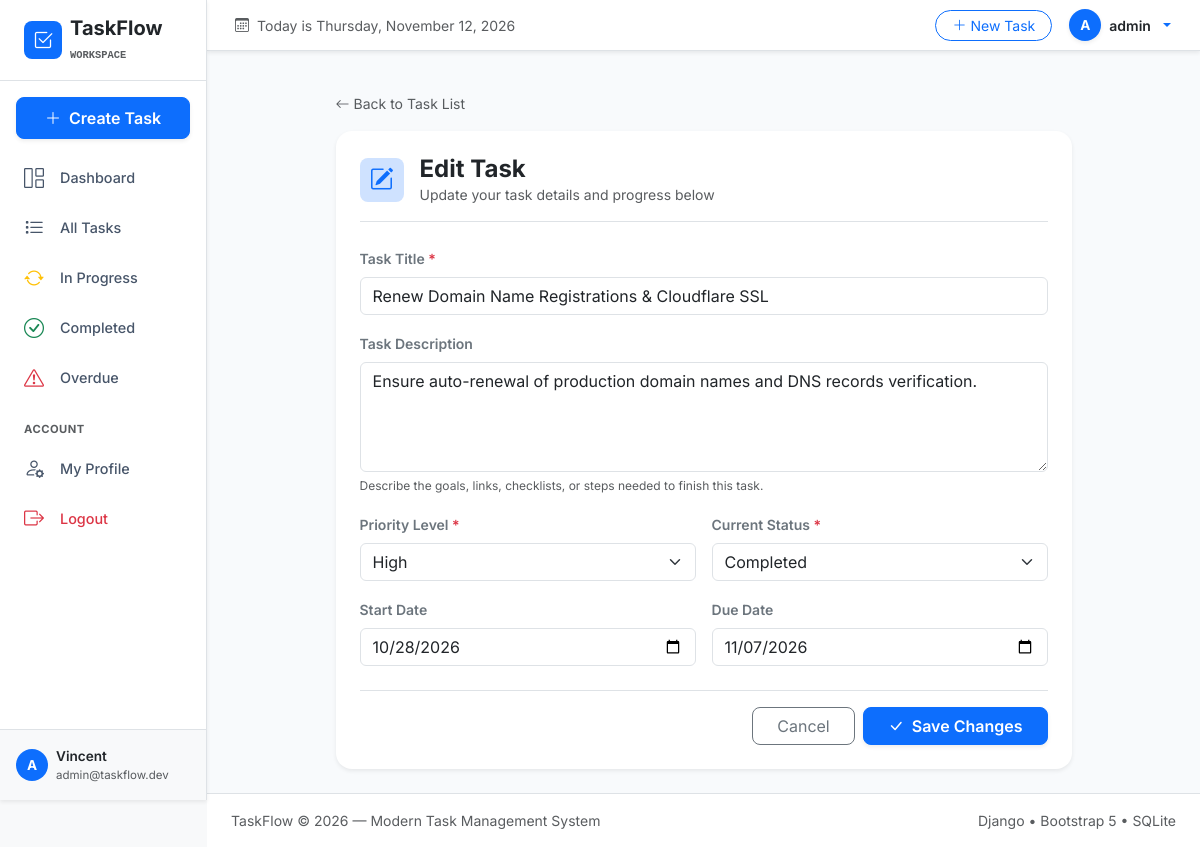
The page /tasks/8/edit/ (signed in) on the database its author committed.
### tasks/models.py (models this page shows, shortened)
class Task(models.Model):
    PRIORITY_CHOICES = [
        ('Low', 'Low'),
        ('Medium', 'Medium'),
        ('High', 'High'),
    ]
    STATUS_CHOICES = [
        ('Pending', 'Pending'),
        ('In Progress', 'In Progress'),
        ('Completed', 'Completed'),
    ]
    user = models.ForeignKey(
        User,
        on_delete=models.CASCADE,
        related_name='tasks'
    )
    title = models.CharField(max_length=200)
    description = models.TextField(blank=True)
    priority = models.CharField(
        max_length=10,
        choices=PRIORITY_CHOICES,
        default='Medium'
    )
    status = models.CharField(
        max_length=15,
        choices=STATUS_CHOICES,
        default='Pending'
    )
    start_date = models.DateField(null=True, blank=True)
    due_date = models.DateField(null=True, blank=True)
    created_at = models.DateTimeField(auto_now_add=True)
    updated_at = models.DateTimeField(auto_now=True)
    class Meta:
        ordering = ['-created_at']
        verbose_name = 'Task'
        verbose_name_plural = 'Tasks'

### tasks/views.py (the view)
# urls.py: path('tasks/<int:pk>/edit/', views.task_update, name='task_update'),
@login_required
def task_update(request, pk):
    task = get_object_or_404(Task, pk=pk, user=request.user)
    if request.method == 'POST':
        form = TaskForm(request.POST, instance=task)
        if form.is_valid():
            form.save()
            messages.success(request, f"Task '{task.title}' updated successfully!")
            return redirect('task_detail', pk=task.pk)
        else:
            messages.error(request, "Please correct the form errors.")
    else:
        form = TaskForm(instance=task)
    return render(request, 'tasks/task_form.html', {
        'form': form,
        'task': task,
        'title': 'Edit Task',
        'is_edit': True
    })

### tasks/forms.py (shortened to what this page needs)
class TaskForm(forms.ModelForm):
    class Meta:
        model = Task
        fields = ['title', 'description', 'priority', 'status', 'start_date', 'due_date']
        widgets = {
            'title': forms.TextInput(attrs={
                'class': 'form-control',
                'placeholder': 'e.g. Complete quarterly financial review'
            }),
            'description': forms.Textarea(attrs={
                'class': 'form-control',
                'rows': 4,
                'placeholder': 'Provide task details, context, and requirements...'
            }),
            'priority': forms.Select(attrs={'class': 'form-select'}),
            'status': forms.Select(attrs={'class': 'form-select'}),
            'start_date': forms.DateInput(attrs={
                'class': 'form-control',
                'type': 'date'
            }),
            'due_date': forms.DateInput(attrs={
                'class': 'form-control',
                'type': 'date'
            }),
        }

### templates/tasks/task_form.html (shortened to what this page needs)
{% extends 'base.html' %}
{% block content %}
<div class="container py-2" style="max-width: 760px;">
    <div class="mb-3">
        <a href="{% url 'task_list' %}" class="text-decoration-none text-muted small d-inline-flex align-items-center gap-1">
            <i class="bi bi-arrow-left"></i> Back to Task List
        </a>
    </div>
    <div class="card border-0 shadow-sm rounded-4 p-4 bg-white">
        <div class="d-flex align-items-center gap-3 mb-4 pb-3 border-bottom">
            <div class="brand-icon-box bg-primary-subtle text-primary rounded-3 d-flex align-items-center justify-content-center" style="width: 44px; height: 44px;">
                <i class="bi {% if is_edit %}bi-pencil-square{% else %}bi-plus-square{% endif %} fs-4"></i>
            </div>
            <div>
                <h4 class="fw-bold text-dark mb-0">{{ title }}</h4>
                <p class="text-muted small mb-0">{% if is_edit %}Update your task details and progress below{% else %}Fill in the details to schedule a new task{% endif %}</p>
            </div>
        </div>
        <form method="post" novalidate>
            <div class="mb-3">
                <label class="form-label small fw-semibold text-secondary">
                    Task Title <span class="text-danger">*</span>
                </label>
                {{ form.title }}
            </div>
            <div class="mb-3">
                <label class="form-label small fw-semibold text-secondary">
                    Task Description
                </label>
                {{ form.description }}
                <small class="text-muted" style="font-size: 0.75rem;">Describe the goals, links, checklists, or steps needed to finish this task.</small>
            </div>
            <div class="row g-3 mb-3">
                <div class="col-sm-6">
                    <label class="form-label small fw-semibold text-secondary">
                        Priority Level <span class="text-danger">*</span>
                    </label>
                    {{ form.priority }}
                </div>
                <div class="col-sm-6">
                    <label class="form-label small fw-semibold text-secondary">
                        Current Status <span class="text-danger">*</span>
                    </label>
                    {{ form.status }}
                </div>
            </div>
            <div class="row g-3 mb-4">
                <div class="col-sm-6">
                    <label class="form-label small fw-semibold text-secondary">
                        Start Date
                    </label>
                    {{ form.start_date }}
                </div>
                <div class="col-sm-6">
                    <label class="form-label small fw-semibold text-secondary">
                        Due Date
                    </label>
                    {{ form.due_date }}
                </div>
            </div>
            <div class="d-flex align-items-center justify-content-end gap-2 pt-3 border-top">
                <a href="{% if is_edit %}{% url 'task_detail' task.pk %}{% else %}{% url 'task_list' %}{% endif %}" class="btn btn-outline-secondary rounded-3 px-4">
                    Cancel
                </a>
                <button type="submit" class="btn btn-primary rounded-3 px-4 fw-semibold shadow-sm">
                    <i class="bi bi-check-lg me-1"></i> {% if is_edit %}Save Changes{% else %}Create Task{% endif %}
                </button>
            </div>
        </form>
    </div>
</div>
{% endblock %}

### templates/base.html (shortened to what this page needs)
{% load static %}
<!DOCTYPE html>
<html lang="en">
<head>
    <link href="https://cdn.jsdelivr.net/npm/bootstrap@5.3.3/dist/css/bootstrap.min.css" rel="stylesheet">
    <link rel="stylesheet" href="https://cdn.jsdelivr.net/npm/bootstrap-icons@1.11.3/font/bootstrap-icons.min.css">
    <link rel="stylesheet" href="{% static 'css/style.css' %}">
</head>
<body class="bg-light">
    {% if user.is_authenticated %}
    <div class="d-flex" id="wrapper">
        <aside class="sidebar bg-white border-end shadow-sm" id="sidebar-wrapper">
            <div class="sidebar-heading border-bottom px-4 py-3 d-flex align-items-center gap-2">
                <div class="brand-icon-box bg-primary text-white rounded-3 d-flex align-items-center justify-content-center">
                    <i class="bi bi-check2-square fs-5"></i>
                </div>
                <div>
                    <h5 class="m-0 fw-bold text-dark tracking-tight">TaskFlow</h5>
                    <small class="text-muted text-uppercase fw-semibold font-monospace" style="font-size: 0.65rem;">Workspace</small>
                </div>
            </div>
            <div class="px-3 py-3">
                <a href="{% url 'task_create' %}" class="btn btn-primary w-100 d-flex align-items-center justify-content-center gap-2 shadow-sm rounded-3 py-2 fw-semibold">
                    <i class="bi bi-plus-lg"></i>
                    <span>Create Task</span>
                </a>
            </div>
            <div class="list-group list-group-flush px-2">
                <a href="{% url 'dashboard' %}" class="list-group-item list-group-item-action d-flex align-items-center gap-3 rounded-3 px-3 py-2 mb-1 {% if request.resolver_match.url_name == 'dashboard' %}active{% endif %}">
                    <i class="bi bi-grid-1x2 fs-5"></i>
                    <span>Dashboard</span>
                </a>
                <a href="{% url 'task_list' %}" class="list-group-item list-group-item-action d-flex align-items-center gap-3 rounded-3 px-3 py-2 mb-1 ">
                    <i class="bi bi-list-task fs-5"></i>
                    <span>All Tasks</span>
                </a>
                <a href="{% url 'task_list' %}?status=In+Progress" class="list-group-item list-group-item-action d-flex align-items-center gap-3 rounded-3 px-3 py-2 mb-1 {% if request.GET.status == 'In Progress' %}active{% endif %}">
                    <i class="bi bi-arrow-repeat fs-5 text-warning"></i>
                    <span>In Progress</span>
                </a>
                <a href="{% url 'task_list' %}?status=Completed" class="list-group-item list-group-item-action d-flex align-items-center gap-3 rounded-3 px-3 py-2 mb-1 {% if request.GET.status == 'Completed' %}active{% endif %}">
                    <i class="bi bi-check-circle fs-5 text-success"></i>
                    <span>Completed</span>
                </a>
                <a href="{% url 'task_list' %}?overdue=1" class="list-group-item list-group-item-action d-flex align-items-center gap-3 rounded-3 px-3 py-2 mb-1 {% if request.GET.overdue == '1' %}active{% endif %}">
                    <i class="bi bi-exclamation-triangle fs-5 text-danger"></i>
                    <span>Overdue</span>
                </a>
            </div>
            <div class="sidebar-heading px-4 pt-3 pb-2 text-uppercase text-muted fw-bold" style="font-size: 0.7rem; letter-spacing: 0.5px;">
                Account
            </div>
            <div class="list-group list-group-flush px-2">
                <a href="{% url 'profile' %}" class="list-group-item list-group-item-action d-flex align-items-center gap-3 rounded-3 px-3 py-2 mb-1 {% if request.resolver_match.url_name == 'profile' %}active{% endif %}">
                    <i class="bi bi-person-gear fs-5"></i>
                    <span>My Profile</span>
                </a>
                <a href="{% url 'logout' %}" class="list-group-item list-group-item-action text-danger d-flex align-items-center gap-3 rounded-3 px-3 py-2 mb-1">
                    <i class="bi bi-box-arrow-right fs-5"></i>
                    <span>Logout</span>
                </a>
            </div>
            <div class="sidebar-footer mt-auto p-3 border-top bg-light">
                <div class="d-flex align-items-center gap-2">
                    <div class="user-avatar-sm bg-primary text-white rounded-circle d-flex align-items-center justify-content-center fw-bold">
                        {{ user.username|slice:":1"|upper }}
                    </div>
                    <div class="text-truncate">
                        <div class="fw-semibold text-dark text-truncate" style="font-size: 0.85rem;">{{ user.first_name|default:user.username }}</div>
                        <small class="text-muted text-truncate d-block" style="font-size: 0.72rem;">{{ user.email }}</small>
                    </div>
                </div>
            </div>
        </aside>
        <div id="page-content-wrapper" class="w-100 d-flex flex-column min-vh-100">
            <nav class="navbar navbar-expand-lg navbar-light bg-white border-bottom shadow-sm px-3 py-2 sticky-top">
                <div class="container-fluid">
                    <div class="d-none d-md-flex align-items-center text-muted small">
                        <i class="bi bi-calendar3 me-2"></i>
                        <span>Today is {% now "l, F j, Y" %}</span>
                    </div>
                    <div class="ms-auto d-flex align-items-center gap-3">
                        <a href="{% url 'task_create' %}" class="btn btn-sm btn-outline-primary rounded-pill px-3 d-flex align-items-center gap-1">
                            <i class="bi bi-plus-lg"></i>
                            <span class="d-none d-sm-inline">New Task</span>
                        </a>
                        <div class="dropdown">
                            <button class="btn btn-link text-decoration-none dropdown-toggle d-flex align-items-center gap-2 p-0" type="button" data-bs-toggle="dropdown" aria-expanded="false">
                                <div class="user-avatar-sm bg-primary text-white rounded-circle d-flex align-items-center justify-content-center fw-bold shadow-sm">
                                    {{ user.username|slice:":1"|upper }}
                                </div>
                                <span class="d-none d-md-inline fw-semibold text-dark small">{{ user.username }}</span>
                            </button>
                        </div>
                    </div>
                </div>
            </nav>
            <div class="container-fluid px-4 pt-3">
            </div>
            <main class="flex-grow-1 px-4 py-3">
                {% block content %}{% endblock %}
            </main>
            <footer class="bg-white border-top py-3 px-4 text-center text-muted small mt-auto">
                <div class="d-flex justify-content-between align-items-center flex-column flex-sm-row">
                    <span>TaskFlow &copy; {% now "Y" %} &mdash; Modern Task Management System</span>
                    <span class="mt-2 mt-sm-0">Django &bull; Bootstrap 5 &bull; SQLite</span>
                </div>
            </footer>
        </div>
    </div>
    {% endif %}
</body>
</html>

### static/css/style.css (style rules this page uses)
:root { --primary-color: #2563eb; --primary-hover: #1d4ed8; --bg-light: #f8fafc; --sidebar-width: 250px; --font-sans: 'Inter', -apple-system, BlinkMacSystemFont, 'Segoe UI', Roboto, Helvetica, Arial, sans-serif; }
body { font-family: var(--font-sans); background-color: var(--bg-light); color: #1e293b; -webkit-font-smoothing: antialiased; }
#wrapper { overflow-x: hidden; }
.sidebar { width: var(--sidebar-width); min-height: 100vh; transition: all 0.25s ease-in-out; display: flex; flex-direction: column; position: sticky; top: 0; height: 100vh; z-index: 1030; }
.brand-icon-box { width: 38px; height: 38px; flex-shrink: 0; }
.sidebar .list-group-item { border: none; font-size: 0.9rem; font-weight: 500; color: #475569; transition: all 0.15s ease-in-out; }
.user-avatar-sm { width: 32px; height: 32px; font-size: 0.85rem; flex-shrink: 0; }
#page-content-wrapper { min-width: 0; background-color: var(--bg-light); }

### rows shown on the page
Task: title "Renew Domain Name Registrations & Cloudflare SSL", description "Ensure auto-renewal of production domain names and DNS records verification.", priority "High", status "Completed", start_date "10/28/2026", due_date "11/07/2026"

### other values the page prints
{{ user.username|slice:":1"|upper }} "A"
{{ user.first_name|default:user.username }} "Vincent"
{{ user.email }} "admin@taskflow.dev"
{{ user.username }} "admin"
{{ title }} "Edit Task"
